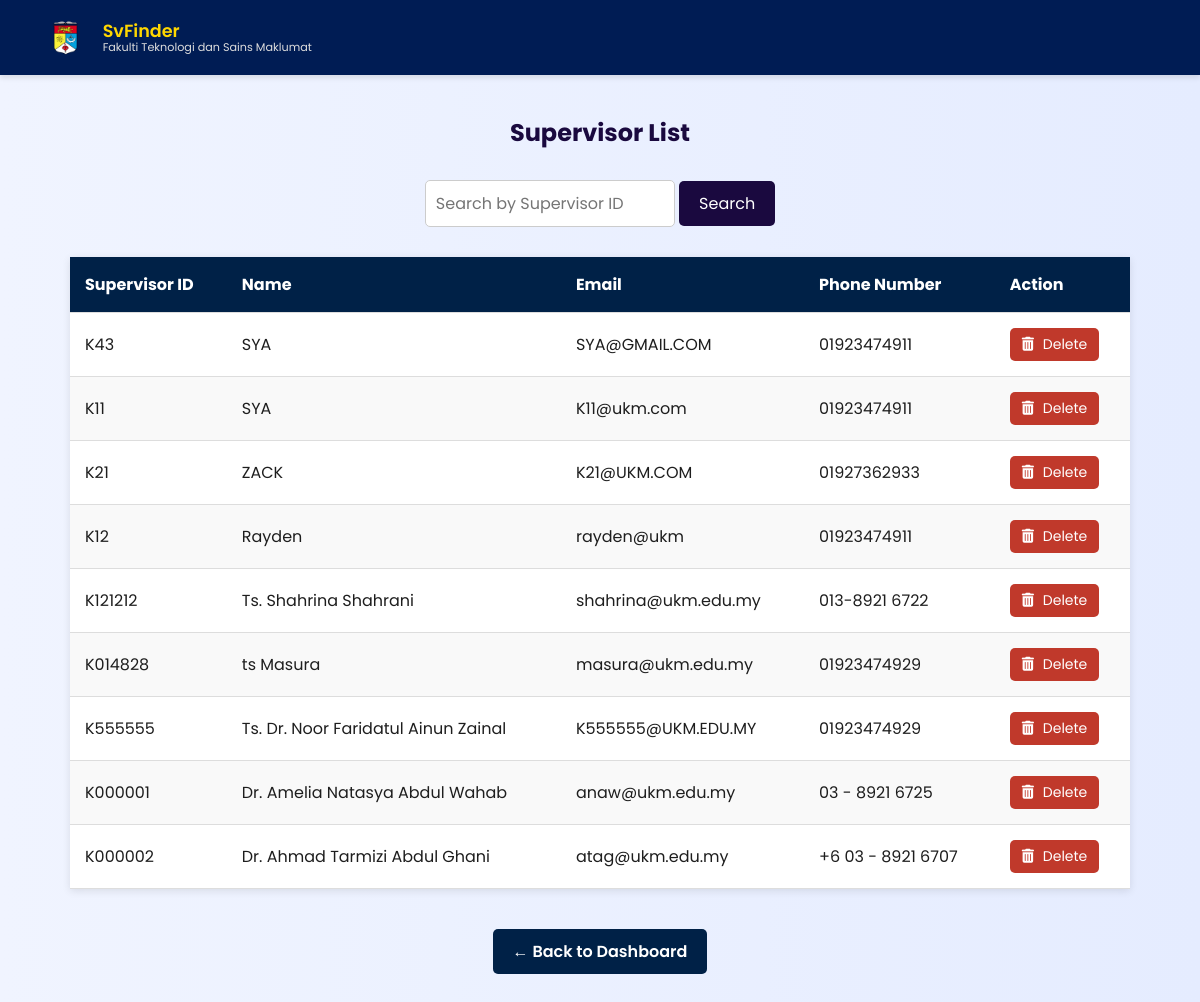
/supervisorlist, run on the app's committed database.
### SVFINDER/models.py (models this page shows)
class Penyelia(models.Model):
    id_penyelia = models.CharField(max_length=30, primary_key=True)
    nama_penyelia = models.CharField(max_length=255)
    email_penyelia = models.EmailField(max_length=255)
    no_penyelia = models.CharField(max_length=15)
    category_penyelia = models.CharField(max_length=255)  # Changed from 'program_penyelia' to 'category_penyelia'
    katalaluan_penyelia = models.CharField(max_length=255)
    kepakaran_penyelia = models.CharField(max_length=255)
    gambar_penyelia = models.ImageField(upload_to='penyelia/', null=True, blank=True)
    id_admin = models.ForeignKey('AdminSistem', on_delete=models.CASCADE, null=True, blank=True)
    bilik_penyelia = models.CharField(max_length=255, null=True, blank=True)  # Make it nullable
    bio_penyelia = models.CharField(max_length=3000, null=True, blank=True)
    academic_penyelia = models.CharField(max_length=255, null=True, blank=True)  # New field for academic info

### SVFINDER/views.py (the view)
# urls.py: path('supervisorlist', views.supervisorlist, name='supervisorlist'),
def supervisorlist(request):
    search_id = request.GET.get('search_id')
    if search_id:
        supervisors = Penyelia.objects.filter(id_penyelia__icontains=search_id)
    else:
        supervisors = Penyelia.objects.all()
    return render(request, 'supervisorlist.html', {'supervisors': supervisors})

### SVFINDER/templates/supervisorlist.html (shortened to what this page needs)
{% load static %}
<!DOCTYPE html>
<html lang="{{ LANGUAGE_CODE|default:'en' }}">
<head>
  <link rel="stylesheet" href="https://cdnjs.cloudflare.com/ajax/libs/font-awesome/6.0.0-beta3/css/all.min.css"/>
</head>
<body>
<nav>
  <div class="nav-container">
    <div class="logo-section">
      <img src="{% static 'logoukm.png' %}" alt="UKM Logo" class="logo-img" />
      <div class="logo-text">
        <span class="logo-main">SvFinder</span>
        <span class="logo-sub">Fakulti Teknologi dan Sains Maklumat</span>
      </div>
    </div>
  </div>
</nav>
<div class="container">
  <h2>Supervisor List</h2>
  <div class="filter-bar">
    <form method="get" onsubmit="showLoadingSpinner()">
      <input id="search_id" type="text" name="search_id" placeholder="Search by Supervisor ID" value="{{ request.GET.search_id }}" aria-label="Search by Supervisor ID">
      <button type="submit">Search</button>
    </form>
  </div>
  <table>
    <thead>
      <tr>
        <th>Supervisor ID</th>
        <th>Name</th>
        <th>Email</th>
        <th>Phone Number</th>
        <th>Action</th>
      </tr>
    </thead>
    <tbody>
      {% for supervisor in supervisors %}
      <tr>
        <td data-label="Supervisor ID">{{ supervisor.id_penyelia }}</td>
        <td data-label="Name">{{ supervisor.nama_penyelia }}</td>
        <td data-label="Email">{{ supervisor.email_penyelia }}</td>
        <td data-label="Phone Number">{{ supervisor.no_penyelia }}</td>
        <td data-label="Action">
          <form method="post" action="{% url 'delete_supervisorlist' supervisor.id_penyelia %}" onsubmit="return confirm('Are you sure you want to delete this supervisor?');">
            <button type="submit" class="delete-button" aria-label="Delete supervisor {{ supervisor.id_penyelia }}"><i class="fas fa-trash-alt"></i> Delete</button>
          </form>
        </td>
      </tr>
      {% endfor %}
    </tbody>
  </table>
  <div class="back-button">
    <a href="{% url 'mainadmin' %}">← Back to Dashboard</a>
  </div>
</div>
</body>
</html>

### SVFINDER/templates/supervisorlist.html (style rules this page uses)
* { margin: 0; padding: 0; box-sizing: border-box; font-family: 'Poppins', sans-serif; }
body { background: linear-gradient(to right, #f0f4ff, #e5ecff); color: #1e1e1e; overflow-x: hidden; }
nav { background-color: #001c54; color: white; display: flex; justify-content: space-between; align-items: center; padding: 10px 40px; height: 75px; box-shadow: 0 3px 5px rgba(0, 0, 0, 0.1); position: sticky; top: 0; z-index: 1000; }
.logo-section { display: flex; align-items: center; gap: 12px; }
.logo-img { height: 38px; }
.logo-text { font-size: 1.2rem; font-weight: 600; color: #FFD700; }
.logo-text { display: flex; flex-direction: column; line-height: 1.1; }
.logo-main { font-size: 1.1rem; font-weight: 600; color: #FFD700; }
.logo-sub { font-size: 0.7rem; color: #ddd; font-weight: 400; }
.container { max-width: 1100px; margin: 40px auto; padding: 0 20px; }
h2 { text-align: center; color: #1a093f; margin-bottom: 30px; }
.filter-bar { display: flex; justify-content: center; gap: 15px; flex-wrap: wrap; margin-bottom: 30px; }
.filter-bar input[type="text"] { padding: 10px; border-radius: 5px; border: 1px solid #ccc; font-size: 16px; width: 250px; }
.filter-bar button { padding: 10px 20px; background-color: #1a093f; color: #fff; border: none; border-radius: 5px; font-size: 16px; cursor: pointer; }
table { width: 100%; border-collapse: collapse; background-color: white; box-shadow: 0 2px 8px rgba(0,0,0,0.1); }
th, td { padding: 15px; text-align: left; border-bottom: 1px solid #ddd; }
th { background-color: #002147; color: #fff; }
tbody tr:nth-child(even) { background-color: #f9f9f9; }
.delete-button { background-color: #c0392b; color: white; padding: 6px 12px; border: none; border-radius: 5px; cursor: pointer; font-size: 14px; }
.delete-button i { margin-right: 5px; }
.back-button { text-align: center; margin-top: 40px; }
.back-button a { display: inline-block; padding: 10px 20px; background-color: #002147; color: white; text-decoration: none; border-radius: 5px; font-weight: 600; }

### data on the page
Penyelia: id_penyelia "K43", nama_penyelia "SYA", email_penyelia "SYA@GMAIL.COM", no_penyelia "01923474911"
Penyelia: id_penyelia "K11", nama_penyelia "SYA", email_penyelia "K11@ukm.com", no_penyelia "01923474911"
Penyelia: id_penyelia "K21", nama_penyelia "ZACK", email_penyelia "K21@UKM.COM", no_penyelia "01927362933"
Penyelia: id_penyelia "K12", nama_penyelia "Rayden", email_penyelia "rayden@ukm", no_penyelia "01923474911"
Penyelia: id_penyelia "K121212", nama_penyelia "Ts. Shahrina Shahrani", email_penyelia "shahrina@ukm.edu.my", no_penyelia "013-8921 6722"
Penyelia: id_penyelia "K014828", nama_penyelia "ts Masura", email_penyelia "masura@ukm.edu.my", no_penyelia "01923474929"
Penyelia: id_penyelia "K555555", nama_penyelia "Ts. Dr. Noor Faridatul Ainun Zainal", email_penyelia "K555555@UKM.EDU.MY", no_penyelia "01923474929"
Penyelia: id_penyelia "K000001", nama_penyelia "Dr. Amelia Natasya Abdul Wahab", email_penyelia "anaw@ukm.edu.my", no_penyelia "03 - 8921 6725"
Penyelia: id_penyelia "K000002", nama_penyelia "Dr. Ahmad Tarmizi Abdul Ghani", email_penyelia "atag@ukm.edu.my", no_penyelia "+6 03 - 8921 6707"
